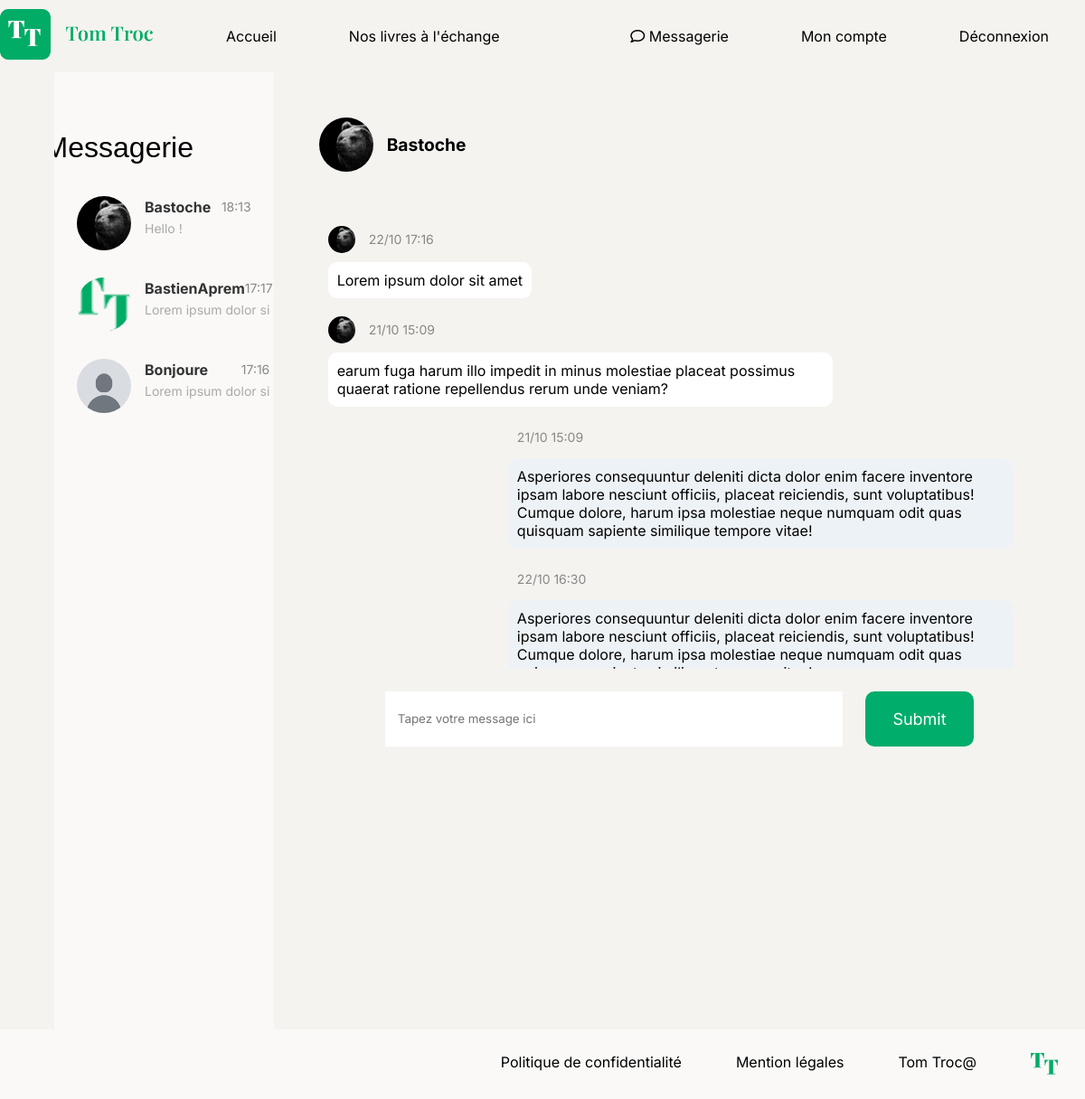
The app's page /index.php?action=messageUser (signed in) with its own data.
### tables this page shows
CREATE TABLE `messages` (
  `id` int NOT NULL,
  `send_by` int NOT NULL,
  `received_by` int NOT NULL,
  `text` text NOT NULL,
  `date` datetime NOT NULL DEFAULT CURRENT_TIMESTAMP,
  `seen` tinyint(1) NOT NULL DEFAULT '0'
);

CREATE TABLE `users` (
  `id` int NOT NULL,
  `pseudo` varchar(50) NOT NULL,
  `email` varchar(200) NOT NULL,
  `password` varchar(4096) NOT NULL,
  `avatar` text,
  `creation_date` date DEFAULT NULL
);

### views/View.php (called while the page is built, shortened)
<?php
class View
{
    public function render(string $viewName, array $params = []) : void
    {
        $viewPath = $this->buildViewPath($viewName);
        $content = $this->_renderViewFromTemplate($viewPath, $params);
    }
    private function _renderViewFromTemplate(string $viewPath, array $params = []) : string
    {
        if (file_exists($viewPath)) {
            extract($params);
            require($viewPath);
            return ob_get_clean();
        } else {
            throw new Exception("La vue '$viewPath' est introuvable.");
        }
    }
    private function buildViewPath(string $viewName) : string
    {
        return TEMPLATE_VIEW_PATH . $viewName . '.php';
    }
}

### src/controllers/UserController.php (called while the page is built, shortened)
<?php
class UserController
{
    public function messageUser(): void
    {
        $userId = $_SESSION['user']['id'];
        $allDistinctUserMessages = (new MessageRepository())->retrieveAllDistinctMessages($userId);
        if (!empty($allDistinctUserMessages)){
            foreach ($allDistinctUserMessages as &$userMessage){
                $userMessage ['avatar'] = (new UserRepository())->getUserById($userMessage['other'])->getAvatar();
            }
        }
        $id = Utils::request('id');
        if ($id === null){
            $id = $allDistinctUserMessages[0]['other'] ?? null;
        }
        if ($id !== null){
            $user = (new UserRepository())->getUserById($id);
            $userPseudo = $user?->getPseudo();
            $userAvatar = $user?->getAvatar();
            if ($id){
                $conversation = (new MessageRepository())->retrieveConversation($id, $userId);
                foreach ($conversation as $message){
                    if ($message->getSendBy() === (int)$id){
                        $message->avatar = $userAvatar;
                    }
                }
            }
        }
        $view = new View("Messagerie");
        $view->render('messenger', [
            'id' => $id ?? null,
            'conversation' => $conversation ?? null,
            'userPseudo' => $userPseudo,
            'userAvatar' => $userAvatar,
            'allDistinctUserMessages' => $allDistinctUserMessages,
        ]);
    }
}

### index.php (called while the page is built, shortened)
<?php
$action = Utils::request('action', 'home');
try {
    switch ($action) {
        case 'messageUser' :
            (new UserController())->messageUser();
            break;
    }
} catch (Exception $e) {
$errorView = new View('Erreur');
$errorView->render('errorPage', ['errorMessage' => $e->getMessage()]);
}

### models/DBManager.php (called while the page is built, shortened)
<?php
class DBManager
{
    private static $instance;
    private $db;
    private function __construct()
    {
        $this->db = new PDO('mysql:host=' . DB_HOST . ';dbname=' . DB_NAME . ';charset=utf8', DB_USER, DB_PASS);
        $this->db->setAttribute(PDO::ATTR_ERRMODE, PDO::ERRMODE_EXCEPTION);
        $this->db->setAttribute(PDO::ATTR_DEFAULT_FETCH_MODE, PDO::FETCH_ASSOC);
    }
    public static function getInstance() : DBManager
    {
        if (!self::$instance) {
            self::$instance = new DBManager();
        }
        return self::$instance;
    }
    public function query(string $sql, ?array $params = null) : PDOStatement
    {
        if ($params == null) {
            $query = $this->db->query($sql);
        } else {
            $query = $this->db->prepare($sql);
            $query->execute($params);
        }
        return $query;
    }
}

### src/repository/MessageRepository.php (called while the page is built, shortened)
<?php
class MessageRepository extends AbstractEntityManager
{
    public function retrieveAllDistinctMessages(int $id) : array
    {
        $sql = <<<EOD
                SELECT send_by, received_by, text, date, seen, users.pseudo, other
                FROM (
                    SELECT send_by, received_by, text, date, seen,
                            CASE
                                WHEN send_by = :id THEN received_by
                                WHEN received_by = :id THEN send_by
                            END AS other,
                            ROW_NUMBER() OVER (PARTITION BY
                                CASE
                                   WHEN send_by = :id THEN received_by
                                   WHEN received_by = :id THEN send_by
                                END ORDER BY date DESC) AS rn
                    FROM messages
                    WHERE :id IN (received_by, send_by)
                ) AS subquery
                INNER JOIN users ON subquery.other = users.id
                WHERE rn = 1
                ORDER BY date DESC
                EOD;
        return $this->db->query($sql,['id' => $id])->fetchAll();
    }
    public function retrieveConversation(int $id, int $userId) : array
    {
        $sql = <<<EOD
                SELECT *
                FROM messages
                WHERE :id IN (send_by, received_by)
                AND :userId IN (received_by, send_by)
                EOD;
        $messages = $this->db->query($sql,['id' => $id,'userId' => $userId])->fetchAll();
        $conversation = [];
        $idToUpdate = [];
        foreach ($messages as $message) {
            $msg = new Messages();
            $msg->setId($message['id']);
            $msg->setText($message['text']);
            $msg->setDate(new \DateTime($message['date']));
            $msg->setSendBy($message['send_by']);
            $msg->setReceivedBy($message['received_by']);
            $msg->setSeen(true);
            $conversation[] = $msg;
            $idToUpdate [] = $message['id'];
        }
        $idToUpdate = implode(',',$idToUpdate);
        $sql = <<<EOD
                    UPDATE messages
                    SET seen = true
                    WHERE id in ($idToUpdate)
                    EOD;
        $this->db->query($sql);
        return $conversation;
    }
}

### models/AbstractEntityManager.php (called while the page is built, shortened)
<?php
abstract class AbstractEntityManager {
    public function __construct()
    {
        $this->db = DBManager::getInstance();
    }
}

### src/repository/UserRepository.php (called while the page is built, shortened)
<?php
class UserRepository extends AbstractEntityManager
{
    public function getUserById(int $id): ?User
    {
        $query = <<<EOD
                SELECT *
                FROM users
                where id = $id;
                EOD;
        $result = $this->db->query($query)->fetch();
        if ($result !== null){
            $user = new User();
            $user->setId($result['id']);
            $user->setPseudo($result['pseudo']);
            $user->setAvatar($result['avatar']);
            $user->setEmail($result['email']);
            $user->setCreationDate($result['creation_date']);
            return $user;
        }
        return null;
    }
}

### src/entity/Messages.php (called while the page is built, shortened)
<?php
#[AllowDynamicProperties] class Messages
{
    private string $text;
    private \DateTime $date;
    public function getText(): string
    {
        return $this->text;
    }
    public function setText(string $text): void
    {
        $this->text = $text;
    }
    public function getDate(): DateTime
    {
        return $this->date;
    }
    public function setDate(DateTime $date): void
    {
        $this->date = $date;
    }
}

### views/templates/messenger.php (the view)
<main class="main-messenger">
    <section class="display-all-conversations">
        <h1 class="h1-messenger">Messagerie</h1>
        <?php if (!empty($allDistinctUserMessages)) : ?>
            <?php foreach ($allDistinctUserMessages as $userMessage) : ?>
                <a class="message-preview" href="index.php?action=messageUser&id=<?=htmlentities($userMessage['other']) ?>">
                    <img class="med-img" src="./users_img/<?= $userMessage['avatar'] ?? 'default_user.png' ?>" alt="Avatar d'utilisateur">
                    <div class="message-preview-info">
                        <div class="preview-header">
                            <p class="preview-username"><?= htmlentities($userMessage['pseudo']) ?></p>
                            <p class="preview-date"><?= date_format(new \DateTime($userMessage['date']), 'H:i') ?></p>
                        </div>
                        <p class="preview-text"><?= htmlentities(substr($userMessage['text'], 0, 20))?></p>
                    </div>
                </a>
            <?php endforeach; ?>
        <?php else: ?>
            <p>Pas encore de conversation avec des utilisateurs.</p>
        <?php endif; ?>
    </section>
    <section class="conversation">
            <?php if ($conversation !== null) : ?>
                <div class="title-user">
                    <img class="med-img" src="./users_img/<?= $userAvatar ?>" alt="Photo de profil de l'utilisateur actif">
                    <h2 class="user-msg-pseudo"><?= $userPseudo ?></h2>
                </div>
            <?php endif; ?>
            <div class="conv-box">
            <?php if ($conversation !== null) : ?>
                <?php foreach ($conversation as $message) : ?>
                    <?php if (!empty($message->avatar)) : ?>
                        <div class="message-from-user">
                            <div class="image-date">
                                <img class="very-smol-img" src="./users_img/<?= $message->avatar ?>" alt="Avatar utilisateur">
                                <p class="preview-date"><?= date_format($message->getDate(), 'd/m H:i') ?></p>
                            </div>
                            <p class="msg-text"><?= htmlentities($message->getText()) ?></p>
                        </div>
                    <?php else : ?>
                        <div class="message-from-me">
                            <div class="image-date">
                                <p class="preview-date"><?= date_format($message->getDate(), 'd/m H:i') ?></p>
                            </div>
                            <p class="msg-text"><?= htmlentities($message->getText()) ?></p>
                        </div>
                    <?php endif; ?>
                <?php endforeach; ?>
            <?php else: ?>
                <p class="start-chat">Vous n'avez pas de discussions en cours ! !</p>
            <?php endif; ?>
        </div>
        <form class="message-form" action="index.php?action=sendMessage&targetId=<?= $id ?>" method="post">
            <input class="send-msg-input" type="text" name="msg" id="msg" placeholder="Tapez votre message ici">
            <input class="msg-submit" type="submit">
        </form>
    </section>
</main>

### css/styles.css (style rules this page uses)
body { font-family: "Inter", sans-serif; margin: auto; background-color: #faf9f7; }
* { font-family: "Inter", sans-serif; }
h1, h2, h3 { font-family: "Playfair Display", sans-serif; font-size: 2.5rem; font-weight: lighter; margin: 0; }
a { text-decoration: none; color: black; }
.main-messenger { display: flex; flex-direction: row; height: calc(100vh - 160px); background-color: #f5f3ef; }
.h1-messenger { font-size: 2rem; position: relative; right: 50px; padding: 50px 0 25px; }
.display-all-conversations { width: 20%; padding: 15px; margin-left: 5%; display: flex; flex-direction: column; align-items: center; max-height: 100%; overflow-y: hidden; background-color: #faf9f7; }
.message-preview { display: flex; align-items: center; padding: 10px; background-color: #faf9f7; max-width: 500px; width: 100%; box-sizing: border-box; margin-bottom: 10px; }
.med-img { width: 60px; height: 60px; border-radius: 50%; object-fit: cover; margin-right: 15px; }
.message-preview-info { display: flex; flex-direction: column; justify-content: center; width: 100%; }
.preview-header { display: flex; justify-content: space-between; align-items: center; width: 100%; }
.preview-username { font-weight: bold; font-size: 16px; color: #333; margin: 0; }
.preview-date { font-size: 14px; color: #888; margin: 0; }
.preview-text { font-size: 14px; color: #aaa; margin-top: 5px; white-space: nowrap; overflow: hidden; }
.conversation { width: 75%; padding: 50px; height: calc(100vh - 180px); }
.title-user { display: flex; align-items: center; }
.title-user h2 { font-size: 1.2rem; font-family: "Inter", sans-serif; font-weight: bold; }
.image-date { display: flex; align-items: center; margin-bottom: 10px; }
.image-date p { margin: 5px 0; padding-left: 10px; }
.conv-box { padding-top: 50px; max-height: 500px; overflow-y: scroll; display: flex; flex-direction: column; }
.very-smol-img { width: 30px; height: 30px; border-radius: 50%; object-fit: cover; margin-right: 5px; }
.message-from-user { display: flex; flex-direction: column; max-width: 70%; align-self: flex-start; padding: 10px; border-radius: 10px; margin-right: auto; }
.message-from-me { display: flex; flex-direction: column; max-width: 70%; align-self: flex-end; padding: 10px; border-radius: 10px; margin-left: auto; margin-right: 20px; }
.message-from-user > p { background-color: white; padding: 10px; border-radius: 10px; margin: 0; }
.message-from-me > p { background-color: #edf2f6; padding: 10px; border-radius: 10px; margin: 0; }
.message-form { padding-top: 25px; width: 100%; display: flex; justify-content: center; }
.send-msg-input { width: 60%; border: none; padding: 14px; }
.msg-submit { margin-left: 25px; padding: 20px 0; width: 15%; background-color: #00ad6a; color: white; font-size: large; border-radius: 10px; border: none; }

### records on screen
messages: shows a picture, received_by.pseudo "Bastoche", date "18:13", text "Hello !"
messages: shows a picture, received_by.pseudo "BastienAprem", date "17:17", text "Lorem ipsum dolor si"
messages: shows a picture, received_by.pseudo "Bonjoure", date "17:16", text "Lorem ipsum dolor si"
users: avatar (picture), pseudo "Bastoche"
messages: send_by.avatar (picture), Date "22/10 17:16", text "Lorem ipsum dolor sit amet"
messages: send_by.avatar (picture), Date "21/10 15:09", text "earum fuga harum illo impedit in minus molestiae placeat possimus quaerat ratione repellendus rerum unde veniam?"
messages: Date "21/10 15:09", text "Asperiores consequuntur deleniti dicta dolor enim facere inventore ipsam labore nesciunt officiis, placeat reiciendis, sunt voluptatibus! Cumque dolore, harum ipsa molestiae neque numquam odit quas quisquam sapiente similique tempore vitae!"
messages: Date "22/10 16:30", text "Asperiores consequuntur deleniti dicta dolor enim facere inventore ipsam labore nesciunt officiis, placeat reiciendis, sunt voluptatibus! Cumque dolore, harum ipsa molestiae neque numquam odit quas…"
